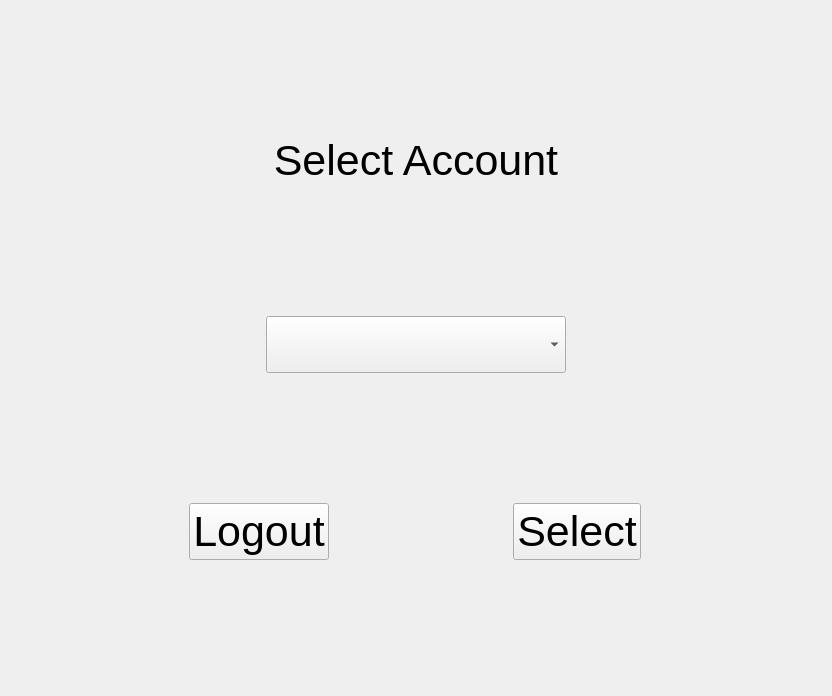
<?xml version="1.0" encoding="UTF-8"?>
<ui version="4.0">
 <class>SelectAccount</class>
 <widget class="QWidget" name="SelectAccount">
  <property name="geometry">
   <rect>
    <x>0</x>
    <y>0</y>
    <width>832</width>
    <height>696</height>
   </rect>
  </property>
  <property name="sizePolicy">
   <sizepolicy hsizetype="Fixed" vsizetype="Maximum">
    <horstretch>0</horstretch>
    <verstretch>0</verstretch>
   </sizepolicy>
  </property>
  <property name="windowTitle">
   <string>Form</string>
  </property>
  <layout class="QVBoxLayout" name="verticalLayout">
   <item>
    <spacer name="verticalSpacer">
     <property name="orientation">
      <enum>Qt::Vertical</enum>
     </property>
     <property name="sizeHint" stdset="0">
      <size>
       <width>20</width>
       <height>40</height>
      </size>
     </property>
    </spacer>
   </item>
   <item>
    <widget class="QLabel" name="labelTop">
     <property name="font">
      <font>
       <pointsize>32</pointsize>
      </font>
     </property>
     <property name="text">
      <string>Select Account</string>
     </property>
     <property name="alignment">
      <set>Qt::AlignCenter</set>
     </property>
    </widget>
   </item>
   <item>
    <spacer name="verticalSpacer_4">
     <property name="orientation">
      <enum>Qt::Vertical</enum>
     </property>
     <property name="sizeHint" stdset="0">
      <size>
       <width>20</width>
       <height>40</height>
      </size>
     </property>
    </spacer>
   </item>
   <item alignment="Qt::AlignHCenter">
    <widget class="QComboBox" name="comboAccount">
     <property name="sizePolicy">
      <sizepolicy hsizetype="MinimumExpanding" vsizetype="Fixed">
       <horstretch>0</horstretch>
       <verstretch>0</verstretch>
      </sizepolicy>
     </property>
     <property name="minimumSize">
      <size>
       <width>300</width>
       <height>0</height>
      </size>
     </property>
     <property name="font">
      <font>
       <pointsize>32</pointsize>
      </font>
     </property>
    </widget>
   </item>
   <item>
    <spacer name="verticalSpacer_2">
     <property name="orientation">
      <enum>Qt::Vertical</enum>
     </property>
     <property name="sizeHint" stdset="0">
      <size>
       <width>20</width>
       <height>40</height>
      </size>
     </property>
    </spacer>
   </item>
   <item>
    <layout class="QHBoxLayout" name="horizontalLayout">
     <item>
      <widget class="QPushButton" name="btnLogout">
       <property name="sizePolicy">
        <sizepolicy hsizetype="Fixed" vsizetype="Fixed">
         <horstretch>0</horstretch>
         <verstretch>0</verstretch>
        </sizepolicy>
       </property>
       <property name="font">
        <font>
         <pointsize>32</pointsize>
        </font>
       </property>
       <property name="text">
        <string>Logout</string>
       </property>
      </widget>
     </item>
     <item>
      <widget class="QPushButton" name="btnSelect">
       <property name="sizePolicy">
        <sizepolicy hsizetype="Fixed" vsizetype="Fixed">
         <horstretch>0</horstretch>
         <verstretch>0</verstretch>
        </sizepolicy>
       </property>
       <property name="font">
        <font>
         <pointsize>32</pointsize>
        </font>
       </property>
       <property name="text">
        <string>Select</string>
       </property>
      </widget>
     </item>
    </layout>
   </item>
   <item>
    <spacer name="verticalSpacer_3">
     <property name="orientation">
      <enum>Qt::Vertical</enum>
     </property>
     <property name="sizeHint" stdset="0">
      <size>
       <width>20</width>
       <height>40</height>
      </size>
     </property>
    </spacer>
   </item>
  </layout>
 </widget>
 <resources/>
 <connections/>
</ui>
